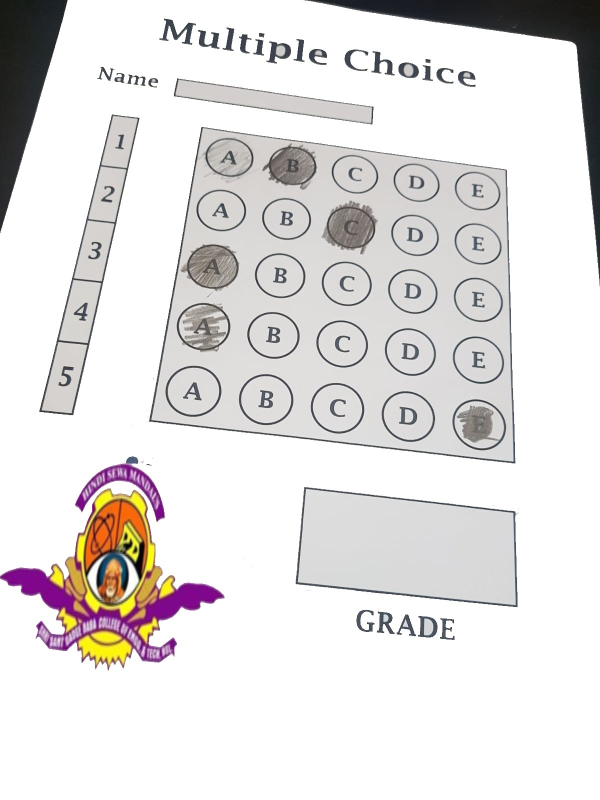
#> input picture 1.jpg, 1200 x 1600 px (shown at 1/2 size)
$ python OMR_main.py
#> lines starting #> are read from the running program, lines starting #| are printed output that depends on the picture; after the words box and inside, x2 and y2 are one past the last pixel; in counts of white or black regions, pixels touching at a corner belong together
### utlis.py
import cv2
import numpy as np


def stackImages(imgArray,scale,lables=[]):
    rows = len(imgArray)
    cols = len(imgArray[0])
    rowsAvailable = isinstance(imgArray[0], list)
    width = imgArray[0][0].shape[1]
    height = imgArray[0][0].shape[0]
    if rowsAvailable:
        for x in range ( 0, rows):
            for y in range(0, cols):
                imgArray[x][y] = cv2.resize(imgArray[x][y], (0, 0), None, scale, scale)
                if len(imgArray[x][y].shape) == 2: imgArray[x][y]= cv2.cvtColor( imgArray[x][y], cv2.COLOR_GRAY2BGR)
        imageBlank = np.zeros((height, width, 3), np.uint8)
        hor = [imageBlank]*rows
        hor_con = [imageBlank]*rows
        for x in range(0, rows):
            hor[x] = np.hstack(imgArray[x])
            hor_con[x] = np.concatenate(imgArray[x])
        ver = np.vstack(hor)
        ver_con = np.concatenate(hor)
    else:
        for x in range(0, rows):
            imgArray[x] = cv2.resize(imgArray[x], (0, 0), None, scale, scale)
            if len(imgArray[x].shape) == 2: imgArray[x] = cv2.cvtColor(imgArray[x], cv2.COLOR_GRAY2BGR)
        hor= np.hstack(imgArray)
        hor_con= np.concatenate(imgArray)
        ver = hor
    if len(lables) != 0:
        eachImgWidth= int(ver.shape[1] / cols)
        eachImgHeight = int(ver.shape[0] / rows)
        #print(eachImgHeight)
        for d in range(0, rows):
            for c in range (0,cols):
                cv2.rectangle(ver,(c*eachImgWidth,eachImgHeight*d),(c*eachImgWidth+len(lables[d][c])*13+27,30+eachImgHeight*d),(255,255,255),cv2.FILLED)
                cv2.putText(ver,lables[d][c],(eachImgWidth*c+10,eachImgHeight*d+20),cv2.FONT_HERSHEY_COMPLEX,0.7,(255,0,255),2)
    return ver

def rectCountous(coutours):

    rectCon = []
    for i in coutours:
        area = cv2.contourArea(i)
        #print("Area",area)
        if area>50:
            peri = cv2.arcLength(i,True)
            approx = cv2.approxPolyDP(i,0.02*peri,True)
            #print("corner points",len(approx))
            if len(approx)==4:
                rectCon.append(i)
    rectCon = sorted(rectCon,key = cv2.contourArea,reverse=True)

    return rectCon

def getCornerPoint(cont):
    peri = cv2.arcLength(cont, True)
    approx = cv2.approxPolyDP(cont, 0.02 * peri, True)
    return approx

def reorder(myPoints):

    myPoints = myPoints.reshape((4,2))
    myPointsNews = np.zeros((4,1,2),np.int32)

    add = myPoints.sum(1)
    #print(myPoints)
    #print(add)
    myPointsNews[0]= myPoints[np.argmin(add)]
    myPointsNews[3]= myPoints[np.argmax(add)]
    diff = np.diff(myPoints,axis=1)
    myPointsNews[1]= myPoints[np.argmin(diff)]
    myPointsNews[2]= myPoints[np.argmax(diff)]
    #print(diff)

    return myPointsNews

def splitBoxes(img):
    rows = np.vsplit(img,5)
    boxes = []
    for r in rows:
        cols = np.hsplit(r,5)
        for box in cols:
            boxes.append(box)
            #cv2.imshow("Split",box)
    return boxes

    cv2.imshow("Split",rows[0])

def showAnswers(img,myIndex,grading,ans,questions,choices):
    secw = int(img.shape[1]/questions)
    secH = int(img.shape[0]/choices)

    for x in range(0,questions):
        myAns = myIndex[x]
        cx = (myAns*secw)+secw//2
        cy = (x*secH) + secH//2

        if grading[x] ==1:
            myColor = (0,255,0)
        else:
            myColor = (0,0,255)
            correctAns = ans[x]
            cv2.circle(img, ((correctAns*secw)+secw//2,(x*secH)+secH//2), 20,(0,255,0), cv2.FILLED)

        cv2.circle(img,(cx,cy),50,myColor,cv2.FILLED)
    return img

### OMR_main.py
import cv2
import numpy as np
import utlis
####################################
path = "1.jpg"
widthImg = 700
heightImg = 700
questions = 5
choices = 5
ans = [1,2,0,1,4]
####################################

img = cv2.imread(path)
#> img is the input picture: shape (1600, 1200, 3); mean B, G, R 223.1, 223.8, 226.4

# PREPROCESSING
img = cv2.resize(img,(widthImg,heightImg))
#> img: shape (700, 700, 3)
imgcontours =img.copy()
imgFinal =img.copy()
imgBiggestContours = img.copy()
imgGray = cv2.cvtColor(img,cv2.COLOR_BGR2GRAY)
imgBlur = cv2.GaussianBlur(imgGray,(5,5),1)
imgCanny = cv2.Canny(imgBlur,10,50)
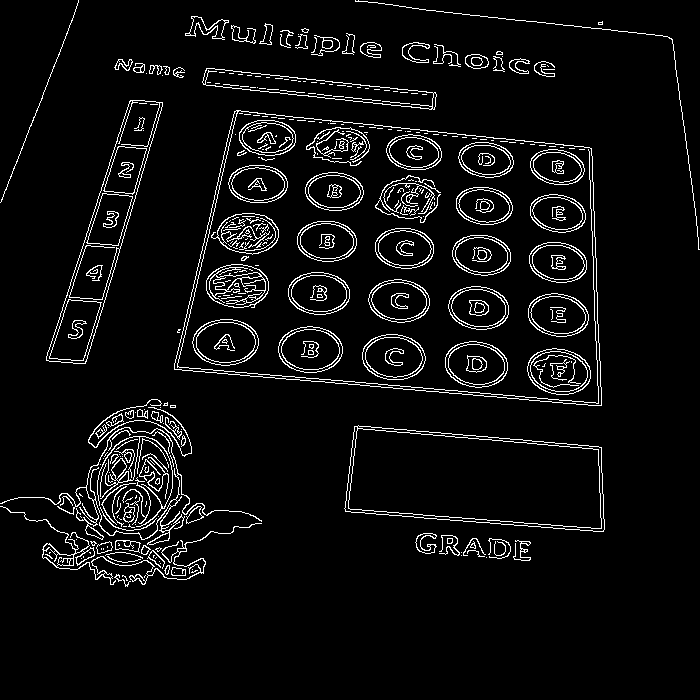
#> imgCanny: shape (700, 700); 5.5% white in thin lines or dots, all inside (x1, y1, x2, y2) = (0, 0, 700, 587)

# FINDING ALL CONTOURS
contours, hieratchy = cv2.findContours(imgCanny,cv2.RETR_EXTERNAL,cv2.CHAIN_APPROX_NONE)
#> contours = 93 contours, 56 with area under 20; largest, box (x1, y1, x2, y2) and area: (174, 110, 602, 406) 102278, (344, 425, 605, 532) 21717, (46, 100, 163, 364) 9814, (0, 427, 262, 545) 7963, (202, 68, 437, 110) 3910
cv2.drawContours(imgcontours,contours,-1,(0,255,0),10)
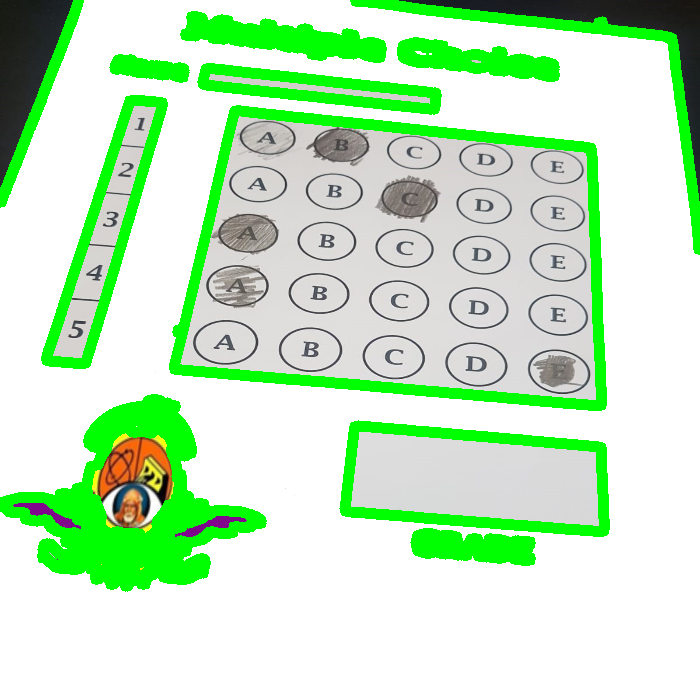
#> imgcontours: shape (700, 700, 3); mean B, G, R 192.9, 233.1, 194.7

# FIND RECTANGLES
rectCon = utlis.rectCountous(contours)
#> the loop in rectCountous, `for i in coutours:` made 93 passes
#> (area, peri, approx) on passes 36, 43, 59, 60, 64: (831, 1658.6, [[0, 506], [110, 584], [261, 523], [96, 579]]), (21717, 698, [[354, 426], [345, 511], [604, 529], [601, 447]]), (102277.5, 1359.1, [[234, 111], [174, 369], [601, 405], [591, 148]]), (9814, 660.8, [[162, 102], [129, 101], [46, 360], [86, 361]]), (3910.5, 518.3, [[202, 81], [429, 109], [436, 96], [214, 68]])
#> after the loop in rectCountous, `for i in coutours:`: rectCon = 5 contours; box (x1, y1, x2, y2) and area: (174, 110, 602, 406) 102278, (344, 425, 605, 532) 21717, (46, 100, 163, 364) 9814, (202, 68, 437, 110) 3910, (0, 506, 262, 585) 831
biggestContour = utlis.getCornerPoint(rectCon[0])
#> in getCornerPoint, `peri = cv2.arcLength(cont, True)`: peri = 1359.1
#> in getCornerPoint, `approx = cv2.approxPolyDP(cont, 0.02 * peri, True)`: approx = [[234, 111], [174, 369], [601, 405], [591, 148]]
#> biggestContour = [[234, 111], [174, 369], [601, 405], [591, 148]]
#print(biggestContour.shape)
gradePoints = utlis.getCornerPoint(rectCon[1])
#> gradePoints = [[354, 426], [345, 511], [604, 529], [601, 447]]
#print(biggestContour)

if biggestContour.size != 0 and gradePoints.size != 0:
    cv2.drawContours(imgBiggestContours,biggestContour,-1,(0,255,0),20)
    cv2.drawContours(imgBiggestContours,gradePoints,-1,(255,0,0),20)

    biggestContour= utlis.reorder(biggestContour)
#> in reorder, `myPoints = myPoints.reshape((4,2))`: myPoints = [[234, 111], [174, 369], [601, 405], [591, 148]]
#> in reorder, `add = myPoints.sum(1)`: add = [345, 543, 1006, 739]
#> in reorder, `diff = np.diff(myPoints,axis=1)`: diff = [-123, 195, -196, -443]
#> biggestContour = [[234, 111], [591, 148], [174, 369], [601, 405]]
    gradePoints = utlis.reorder(gradePoints)
#> gradePoints = [[354, 426], [601, 447], [345, 511], [604, 529]]

    pt1 = np.float32(biggestContour)
#> pt1 = [[234, 111], [591, 148], [174, 369], [601, 405]]
    pt2 = np.float32([[0,0],[widthImg,0],[0,heightImg],[widthImg,heightImg]])
    matrix = cv2.getPerspectiveTransform(pt1,pt2)
#> matrix = [[1.95, 0.455, -507.8], [-0.345, 3.32, -288.4], [-0.000156, 0.000764, 1]]
    imgwarpColored = cv2.warpPerspective(img,matrix,(widthImg,heightImg))

    ptG1 = np.float32(gradePoints)
#> ptG1 = [[354, 426], [601, 447], [345, 511], [604, 529]]
    ptG2 = np.float32([[0, 0], [325, 0], [0, 150], [325, 150]])
    matrixG = cv2.getPerspectiveTransform(pt1, pt2)
#> matrixG has the same summary as matrix
    imgGradeDisplay = cv2.warpPerspective(img, matrixG, (325, 150))
    #cv2.imshow("Grade",imgGradeDisplay)

    #APPLY THRESHOLD
    imgwarpGray = cv2.cvtColor(imgwarpColored,cv2.COLOR_BGR2GRAY)
    imgThresh = cv2.threshold(imgwarpGray,170,255,cv2.THRESH_BINARY_INV)[1]
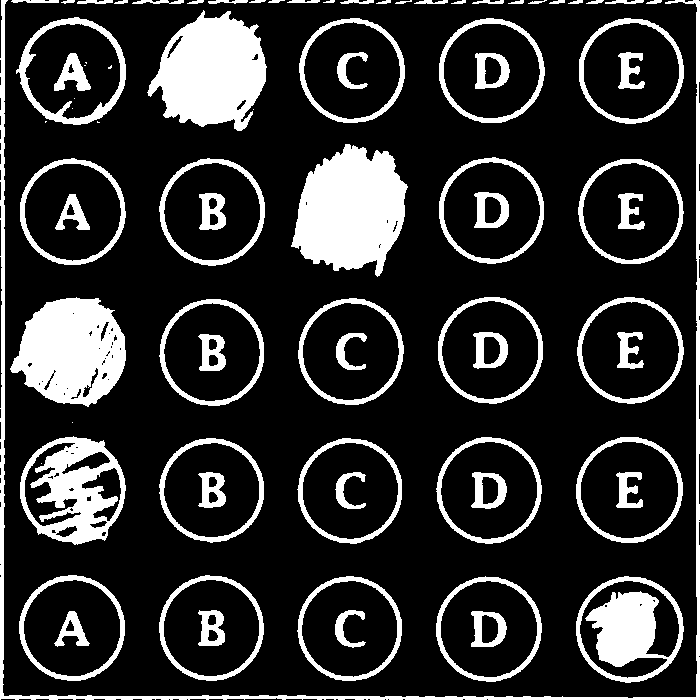
#> imgThresh: shape (700, 700); 19.1% white; 80 white regions (10 under 20 px), largest, box (x1, y1, x2, y2) and area: (291, 144, 408, 277) 10732, (147, 10, 267, 131) 9618, (10, 297, 126, 407) 8913

    boxes = utlis.splitBoxes(imgThresh)
#> in splitBoxes, `rows = np.vsplit(img,5)`: rows = 5 items
#> the loop in splitBoxes, `for r in rows:` made 5 passes
#> after the loop in splitBoxes, `for r in rows:`: boxes = 25 items
#> boxes = 25 items
    #cv2.imshow("Test",boxes[2])
    #print(cv2.countNonZero(boxes[1]),cv2.countNonZero(boxes[2]))

    # GETTING NO ZERO PIXEL VALUES OF EACH BOX
    myPixelVal = np.zeros((questions,choices))
    countC = 0
    countR = 0
    for image in boxes:
        totalPixels = cv2.countNonZero(image)
        myPixelVal[countR][countC] = totalPixels
        countC +=1
        if (countC == choices):countR +=1 ;countC=0
#> this loop made 25 passes
#> totalPixels on passes 1 to 8: 3780, 9959, 2314, 2625, 2986, 2719, 2297, 10732
#> after the loop, countC = 0; countR = 5; myPixelVal = [[3780, 9959, 2314, 2625, 2986], [2719, 2297, 10732, 2246, 2546], [9467, 2216, 2029, 2209, 2621], [6383, 2183, 1957, 2209, 2609], [3144, 2638, 2451, 2685, 6358]]
    #print(myPixelVal)

    # FINDING INDEX VALUES OF THE MARKKING
    myIndex =[]
    for x in range (0,questions) :
        arr = myPixelVal[x]
        #print("arr",arr)
        myIndexVal = np.where(arr==np.amax(arr))
        #print(myIndexVal[0])
        myIndex.append(myIndexVal[0][0])
#> this loop made 5 passes
#> (arr, myIndexVal) on passes 1 to 5: ([3780, 9959, 2314, 2625, 2986], ([1],)), ([2719, 2297, 10732, 2246, 2546], ([2],)), ([9467, 2216, 2029, 2209, 2621], ([0],)), ([6383, 2183, 1957, 2209, 2609], ([0],)), ([3144, 2638, 2451, 2685, 6358], ([4],))
#> after the loop, myIndex = [1, 2, 0, 0, 4]
    #print(myIndex)

    # GRADING
    grading=[]
    for x in range (0,questions):
        if ans[x] == myIndex[x]:
            grading.append(1)
        else: grading.append(0)
#> after the loop, grading = [1, 1, 1, 0, 1]
    #print(grading)
    score = (sum(grading)/questions) *100 #FINAL GRADE
#> score = 80
    print(score)
#| 80.0

    # DISPLAYING ANSWERS
    imgResult = imgwarpColored.copy()
    imgResult = utlis.showAnswers(imgResult, myIndex, grading, ans, questions, choices)
#> the loop in showAnswers, `for x in range(0,questions):` made 5 passes
#> (myAns, cx) on passes 1 to 5: (1, 210), (2, 350), (0, 70), (0, 70), (4, 630)
#> after the loop in showAnswers, `for x in range(0,questions):`:
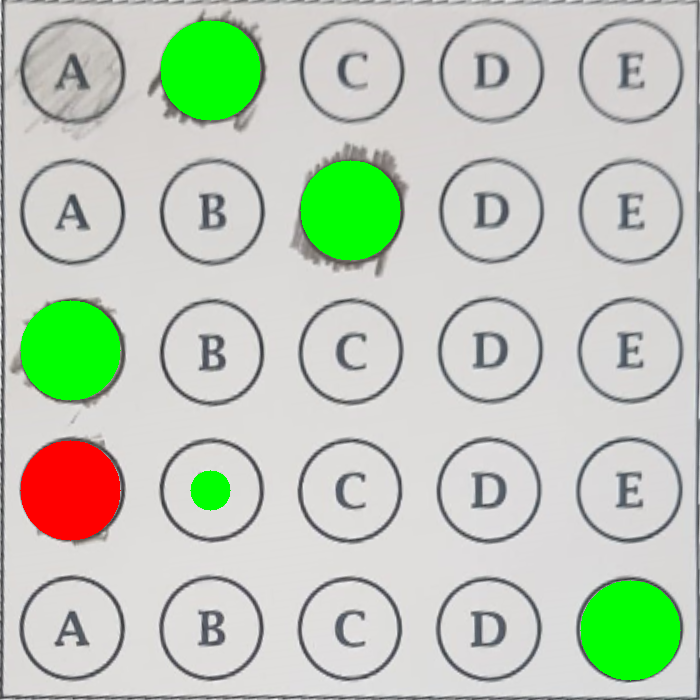
#> img: shape (700, 700, 3); mean B, G, R 184.4, 202.2, 190.3
    imRawDrawing = np.zeros_like(imgwarpColored)
    imRawDrawing = utlis.showAnswers(imRawDrawing, myIndex, grading, ans, questions, choices)
#> call 2 of showAnswers, with questions = 5, choices = 5
#> the loop in showAnswers (call 2), `for x in range(0,questions):` made 5 passes
#> after the loop in showAnswers (call 2), `for x in range(0,questions):`:
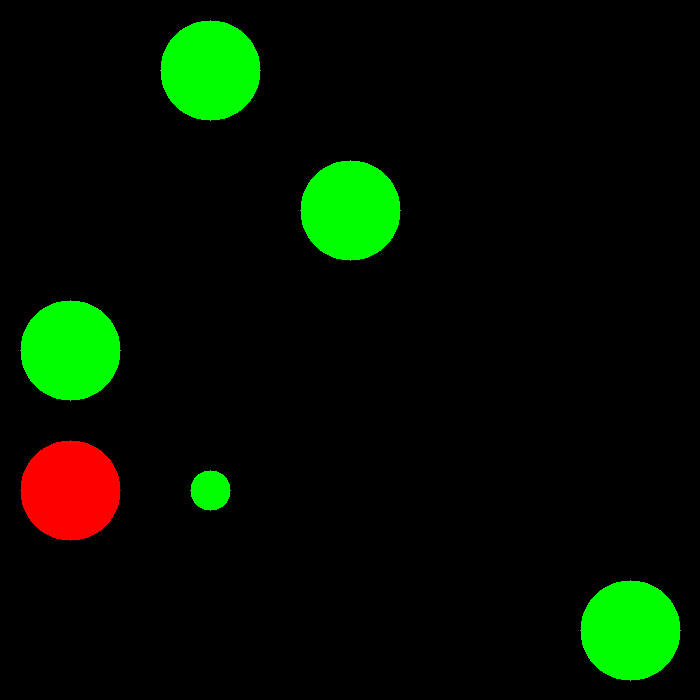
#> img: shape (700, 700, 3); mean B, G, R 0, 17, 4.1
    invMatrix = cv2.getPerspectiveTransform(pt2, pt1)
#> invMatrix = [[0.533, -0.127, 234], [0.0586, 0.282, 111], [3.85e-05, -0.000235, 1]]
    imgInvWarp= cv2.warpPerspective(imRawDrawing, invMatrix, (widthImg, heightImg))

    imgRawGrade = np.zeros_like(imgGradeDisplay)
    cv2.putText(imgRawGrade,str(int(score))+"%",(60,100),cv2.FONT_HERSHEY_COMPLEX,3,(0,255,255),3)
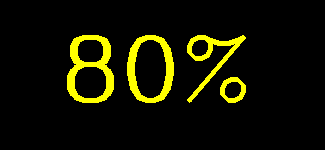
#> imgRawGrade: shape (150, 325, 3); mean of channels 0, 1, 2 0, 19.3, 19.3; drawn as B, G, R
    invMatrixG = cv2.getPerspectiveTransform(ptG2, ptG1)
#> invMatrixG = [[0.847, -0.168, 354], [0.129, 0.407, 426], [0.000144, -0.000313, 1]]
    imgInvGradeDisplay = cv2.warpPerspective(imgRawGrade, invMatrixG, (widthImg, heightImg))


    imgFinal = cv2.addWeighted(imgFinal,1,imgInvWarp,1,0)
    imgFinal = cv2.addWeighted(imgFinal,1,imgInvGradeDisplay,1,0)


imgBlank = np.zeros_like(img)
imageArray = ([img,imgGray,imgBlur,imgCanny],
              [imgcontours, imgBiggestContours,imgwarpColored,imgThresh],
              [imgResult, imRawDrawing, imgInvWarp, imgFinal])
lables = [["Original","Gray","Blur","Canny"],
          ["Contours","Biggest Con","Warp","Threshold"],
          ["Result","Raw Drawing","Inv Warp","Final"]]


imgStacked = utlis.stackImages(imageArray,0.3,lables)
#> in stackImages, `rows = len(imgArray)`: rows = 3
#> in stackImages, `cols = len(imgArray[0])`: cols = 4
#> in stackImages, `rowsAvailable = isinstance(imgArray[0], list)`: rowsAvailable = True
#> in stackImages, `hor = [imageBlank]*rows`: hor = 3 items
#> in stackImages, `eachImgWidth= int(ver.shape[1] / cols)`: eachImgWidth = 210
#> after the loop in stackImages, `for d in range(0, rows):`:
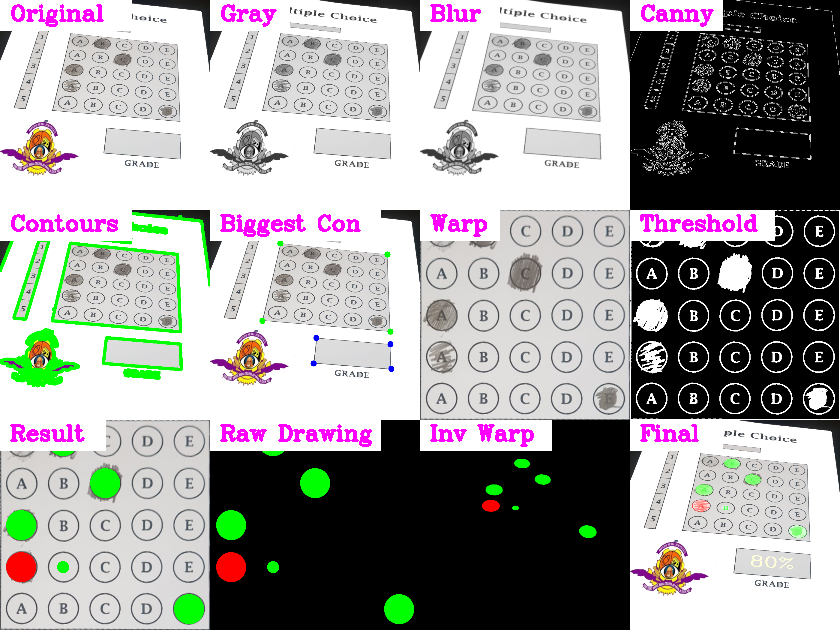
#> ver: shape (630, 840, 3); mean of channels 0, 1, 2 157, 158.1, 159.1; drawn as B, G, R

cv2.imshow("Final Result",imgFinal)
cv2.imshow("Stacked Image",imgStacked)
cv2.waitKey(0)
